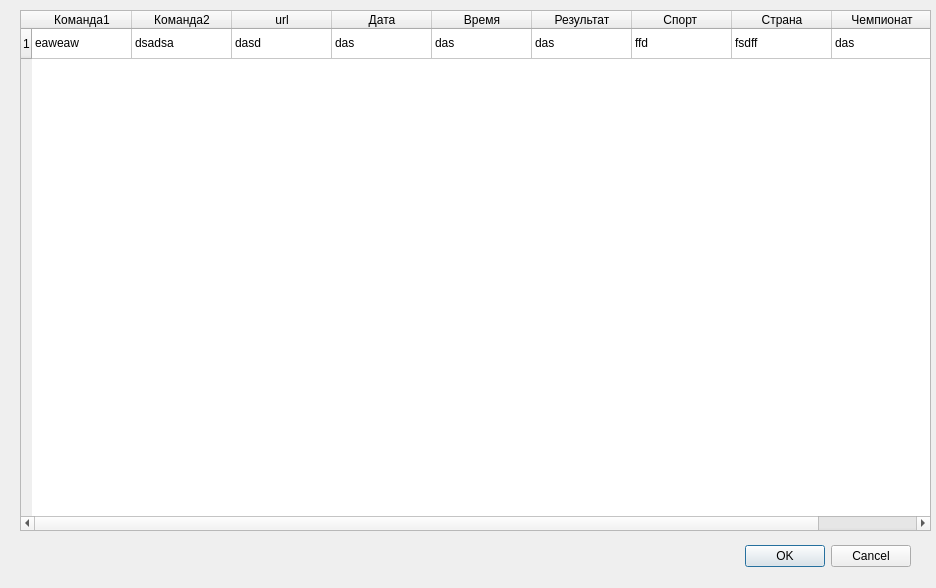
<?xml version="1.0" encoding="UTF-8"?>
<ui version="4.0">
 <class>Dialog</class>
 <widget class="QDialog" name="Dialog">
  <property name="geometry">
   <rect>
    <x>0</x>
    <y>0</y>
    <width>936</width>
    <height>588</height>
   </rect>
  </property>
  <property name="windowTitle">
   <string>Dialog</string>
  </property>
  <widget class="QDialogButtonBox" name="buttonBox">
   <property name="geometry">
    <rect>
     <x>570</x>
     <y>540</y>
     <width>341</width>
     <height>32</height>
    </rect>
   </property>
   <property name="orientation">
    <enum>Qt::Horizontal</enum>
   </property>
   <property name="standardButtons">
    <set>QDialogButtonBox::Cancel|QDialogButtonBox::Ok</set>
   </property>
  </widget>
  <widget class="QTableWidget" name="tableWidget">
   <property name="geometry">
    <rect>
     <x>20</x>
     <y>10</y>
     <width>911</width>
     <height>521</height>
    </rect>
   </property>
   <row>
    <property name="text">
     <string>1</string>
    </property>
   </row>
   <column>
    <property name="text">
     <string>Команда1</string>
    </property>
   </column>
   <column>
    <property name="text">
     <string>Команда2</string>
    </property>
   </column>
   <column>
    <property name="text">
     <string>url</string>
    </property>
   </column>
   <column>
    <property name="text">
     <string>Дата</string>
    </property>
   </column>
   <column>
    <property name="text">
     <string>Время</string>
    </property>
   </column>
   <column>
    <property name="text">
     <string>Результат</string>
    </property>
   </column>
   <column>
    <property name="text">
     <string>Спорт </string>
    </property>
   </column>
   <column>
    <property name="text">
     <string>Страна</string>
    </property>
   </column>
   <column>
    <property name="text">
     <string>Чемпионат</string>
    </property>
   </column>
   <item row="0" column="0">
    <property name="text">
     <string>eaweaw</string>
    </property>
   </item>
   <item row="0" column="1">
    <property name="text">
     <string>dsadsa</string>
    </property>
   </item>
   <item row="0" column="2">
    <property name="text">
     <string>dasd</string>
    </property>
   </item>
   <item row="0" column="3">
    <property name="text">
     <string>das</string>
    </property>
   </item>
   <item row="0" column="4">
    <property name="text">
     <string>das</string>
    </property>
   </item>
   <item row="0" column="5">
    <property name="text">
     <string>das</string>
    </property>
   </item>
   <item row="0" column="6">
    <property name="text">
     <string>ffd</string>
    </property>
   </item>
   <item row="0" column="7">
    <property name="text">
     <string>fsdff</string>
    </property>
   </item>
   <item row="0" column="8">
    <property name="text">
     <string>das</string>
    </property>
   </item>
  </widget>
 </widget>
 <resources/>
 <connections>
  <connection>
   <sender>buttonBox</sender>
   <signal>accepted()</signal>
   <receiver>Dialog</receiver>
   <slot>accept()</slot>
   <hints>
    <hint type="sourcelabel">
     <x>248</x>
     <y>254</y>
    </hint>
    <hint type="destinationlabel">
     <x>157</x>
     <y>274</y>
    </hint>
   </hints>
  </connection>
  <connection>
   <sender>buttonBox</sender>
   <signal>rejected()</signal>
   <receiver>Dialog</receiver>
   <slot>reject()</slot>
   <hints>
    <hint type="sourcelabel">
     <x>316</x>
     <y>260</y>
    </hint>
    <hint type="destinationlabel">
     <x>286</x>
     <y>274</y>
    </hint>
   </hints>
  </connection>
 </connections>
</ui>
